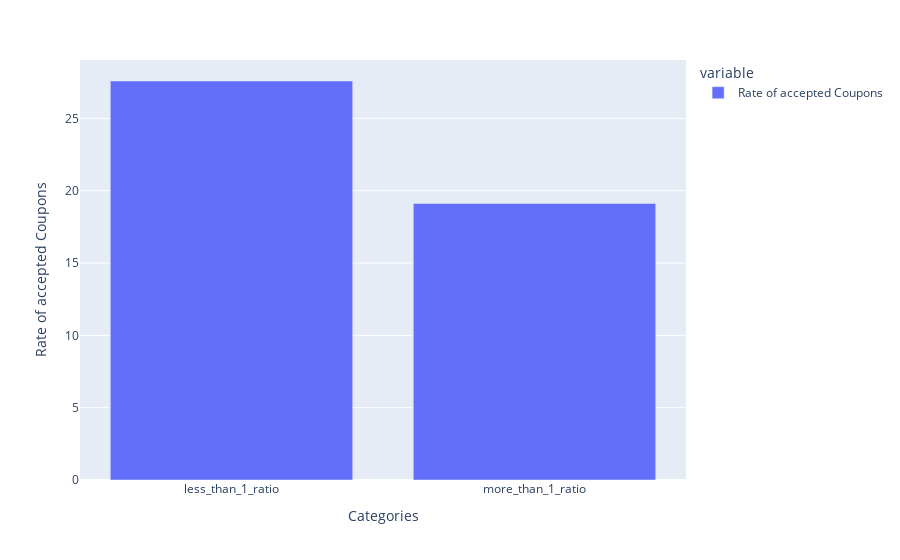

Notebook cell for this chart:
### Markdown cell above
4. Compare the acceptance rate between drivers who go to a bar more than once a month and are over the age of 25 to the all others.  Is there a difference?

### Code cell
data['age']=data['age'].replace('50plus','50').replace('below21',20).astype('int')
data_age_gt_25=data[data['age']>25]
cleanupColumns=['CarryAway','CoffeeHouse','Bar','RestaurantLessThan20','Restaurant20To50','income']
data_age_gt_25=pd.get_dummies(data_age_gt_25,columns=cleanupColumns,dtype=int)
data_age_gt_25

more_than_1=data_replaced[data_replaced['Y']==1]['Bar_gt8'].sum()+data_replaced[data_replaced['Y']==1]['Bar_4~8'].sum()+data_replaced[data_replaced['Y']==1]['Bar_1~3'].sum()
less_than_1=data_age_gt_25[data_age_gt_25['Y']==1]['Bar_never'].sum()+data_age_gt_25[data_age_gt_25['Y']==1]['Bar_less1'].sum()
df_more_than_1_ratio=(more_than_1/data['Y'].count())*100
df_less_than_1_ratio=(less_than_1/data['Y'].count())*100

df_compare_bar=pd.DataFrame([df_less_than_1_ratio,df_more_than_1_ratio],columns=['Rate of accepted Coupons'])
df_compare_bar_with_named_index=df_compare_bar.rename(index={0:"less_than_1_ratio",1:"more_than_1_ratio"})
fig=px.bar(df_compare_bar_with_named_index)
fig.update_layout(yaxis_title='Rate of accepted Coupons')
fig.update_layout(xaxis_title='Categories')
fig.show()

### Figure 1 — Plotly figure (JSON) as saved in the notebook; plotly's stock layout.template omitted (floating-point values rounded to 4 significant figures)
{"data": [{"alignmentgroup": "True", "hovertemplate": "variable=Rate of accepted Coupons<br>index=%{x}<br>value=%{y}<extra></extra>", "legendgroup": "Rate of accepted Coupons", "marker": {"color": "#636efa", "pattern": {"shape": ""}}, "name": "Rate of accepted Coupons", "offsetgroup": "Rate of accepted Coupons", "orientation": "v", "showlegend": true, "textposition": "auto", "type": "bar", "x": ["less_than_1_ratio", "more_than_1_ratio"], "xaxis": "x", "y": [27.59, 19.12], "yaxis": "y"}], "layout": {"barmode": "relative", "legend": {"title": {"text": "variable"}, "tracegroupgap": 0}, "margin": {"t": 60}, "xaxis": {"anchor": "y", "domain": [0, 1], "title": {"text": "Categories"}}, "yaxis": {"anchor": "x", "domain": [0, 1], "title": {"text": "Rate of accepted Coupons"}}}}
